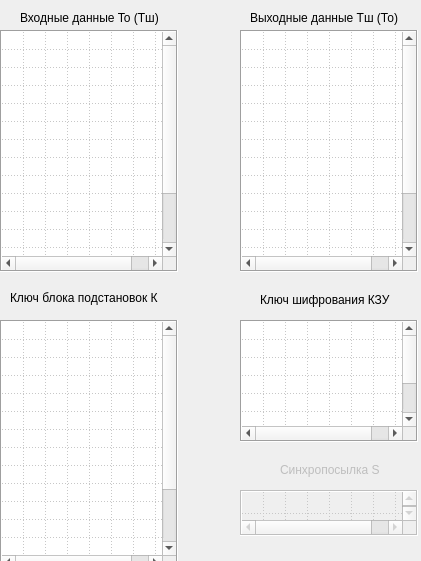
   <widget class="QWidget" name="page1_Input">
    <property name="geometry">
     <rect>
      <x>0</x>
      <y>0</y>
      <width>421</width>
      <height>561</height>
     </rect>
    </property>
    <attribute name="icon">
     <iconset resource="../resources.qrc">
      <normaloff>:/Images/Xor.PNG</normaloff>:/Images/Xor.PNG</iconset>
    </attribute>
    <attribute name="label">
     <string>Входные данные</string>
    </attribute>
    <widget class="QWidget" name="InputData" native="true">
     <property name="geometry">
      <rect>
       <x>0</x>
       <y>0</y>
       <width>441</width>
       <height>631</height>
      </rect>
     </property>
     <property name="contextMenuPolicy">
      <enum>Qt::CustomContextMenu</enum>
     </property>
     <widget class="QTableWidget" name="tableWidgetInputData">
      <property name="geometry">
       <rect>
        <x>0</x>
        <y>30</y>
        <width>178</width>
        <height>242</height>
       </rect>
      </property>
      <property name="sizeIncrement">
       <size>
        <width>4</width>
        <height>4</height>
       </size>
      </property>
      <property name="frameShape">
       <enum>QFrame::Box</enum>
      </property>
      <property name="editTriggers">
       <set>QAbstractItemView::NoEditTriggers</set>
      </property>
      <property name="gridStyle">
       <enum>Qt::DotLine</enum>
      </property>
      <property name="columnCount">
       <number>8</number>
      </property>
      <attribute name="horizontalHeaderVisible">
       <bool>false</bool>
      </attribute>
      <attribute name="horizontalHeaderDefaultSectionSize">
       <number>22</number>
      </attribute>
      <attribute name="horizontalHeaderMinimumSectionSize">
       <number>20</number>
      </attribute>
      <attribute name="verticalHeaderVisible">
       <bool>false</bool>
      </attribute>
      <attribute name="verticalHeaderDefaultSectionSize">
       <number>15</number>
      </attribute>
      <row>
       <property name="text">
        <string>1</string>
       </property>
      </row>
      <row>
       <property name="text">
        <string>2</string>
       </property>
      </row>
      <row>
       <property name="text">
        <string>3</string>
       </property>
      </row>
      <row>
       <property name="text">
        <string>4</string>
       </property>
      </row>
      <row>
       <property name="text">
        <string>5</string>
       </property>
      </row>
      <row>
       <property name="text">
        <string>6</string>
       </property>
      </row>
      <row>
       <property name="text">
        <string>7</string>
       </property>
      </row>
      <row>
       <property name="text">
        <string>8</string>
       </property>
      </row>
      <row>
       <property name="text">
        <string>9</string>
       </property>
      </row>
      <row>
       <property name="text">
        <string>10</string>
       </property>
      </row>
      <row>
       <property name="text">
        <string>11</string>
       </property>
      </row>
      <row>
       <property name="text">
        <string>12</string>
       </property>
      </row>
      <row>
       <property name="text">
        <string>13</string>
       </property>
      </row>
      <row>
       <property name="text">
        <string>14</string>
       </property>
      </row>
      <row>
       <property name="text">
        <string>15</string>
       </property>
      </row>
      <row>
       <property name="text">
        <string>16</string>
       </property>
      </row>
      <column>
       <property name="text">
        <string>1</string>
       </property>
      </column>
      <column>
       <property name="text">
        <string>2</string>
       </property>
      </column>
      <column>
       <property name="text">
        <string>3</string>
       </property>
      </column>
      <column>
       <property name="text">
        <string>4</string>
       </property>
      </column>
      <column>
       <property name="text">
        <string>5</string>
       </property>
      </column>
      <column>
       <property name="text">
        <string>6</string>
       </property>
      </column>
      <column>
       <property name="text">
        <string>7</string>
       </property>
      </column>
      <column>
       <property name="text">
        <string>8</string>
       </property>
      </column>
     </widget>
     <widget class="QLabel" name="labelInputData">
      <property name="geometry">
       <rect>
        <x>20</x>
        <y>10</y>
        <width>151</width>
        <height>16</height>
       </rect>
      </property>
      <property name="styleSheet">
       <string notr="true">font: 75 10pt &quot;MS Shell Dlg 2&quot;;</string>
      </property>
      <property name="text">
       <string>Входные данные To (Tш)</string>
      </property>
     </widget>
     <widget class="QTableWidget" name="tableWidgetKey">
      <property name="geometry">
       <rect>
        <x>240</x>
        <y>320</y>
        <width>178</width>
        <height>122</height>
       </rect>
      </property>
      <property name="sizePolicy">
       <sizepolicy hsizetype="Fixed" vsizetype="Fixed">
        <horstretch>0</horstretch>
        <verstretch>0</verstretch>
       </sizepolicy>
      </property>
      <property name="frameShape">
       <enum>QFrame::Box</enum>
      </property>
      <property name="editTriggers">
       <set>QAbstractItemView::NoEditTriggers</set>
      </property>
      <property name="gridStyle">
       <enum>Qt::DotLine</enum>
      </property>
      <property name="columnCount">
       <number>8</number>
      </property>
      <attribute name="horizontalHeaderVisible">
       <bool>false</bool>
      </attribute>
      <attribute name="horizontalHeaderDefaultSectionSize">
       <number>22</number>
      </attribute>
      <attribute name="horizontalHeaderMinimumSectionSize">
       <number>20</number>
      </attribute>
      <attribute name="verticalHeaderVisible">
       <bool>false</bool>
      </attribute>
      <attribute name="verticalHeaderDefaultSectionSize">
       <number>15</number>
      </attribute>
      <row>
       <property name="text">
        <string>1</string>
       </property>
      </row>
      <row>
       <property name="text">
        <string>2</string>
       </property>
      </row>
      <row>
       <property name="text">
        <string>3</string>
       </property>
      </row>
      <row>
       <property name="text">
        <string>4</string>
       </property>
      </row>
      <row>
       <property name="text">
        <string>5</string>
       </property>
      </row>
      <row>
       <property name="text">
        <string>6</string>
       </property>
      </row>
      <row>
       <property name="text">
        <string>7</string>
       </property>
      </row>
      <row>
       <property name="text">
        <string>8</string>
       </property>
      </row>
      <column>
       <property name="text">
        <string>1</string>
       </property>
      </column>
      <column>
       <property name="text">
        <string>2</string>
       </property>
      </column>
      <column>
       <property name="text">
        <string>3</string>
       </property>
      </column>
      <column>
       <property name="text">
        <string>4</string>
       </property>
      </column>
      <column>
       <property name="text">
        <string>5</string>
       </property>
      </column>
      <column>
       <property name="text">
        <string>6</string>
       </property>
      </column>
      <column>
       <property name="text">
        <string>7</string>
       </property>
      </column>
      <column>
       <property name="text">
        <string>8</string>
       </property>
      </column>
     </widget>
     <widget class="QLabel" name="labelKey">
      <property name="geometry">
       <rect>
        <x>260</x>
        <y>290</y>
        <width>151</width>
        <height>20</height>
       </rect>
      </property>
      <property name="styleSheet">
       <string notr="true">font: 75 10pt &quot;MS Shell Dlg 2&quot;;</string>
      </property>
      <property name="text">
       <string>Ключ шифрования КЗУ</string>
      </property>
     </widget>
     <widget class="QTableWidget" name="tableWidgetInTable">
      <property name="geometry">
       <rect>
        <x>0</x>
        <y>320</y>
        <width>178</width>
        <height>251</height>
       </rect>
      </property>
      <property name="frameShape">
       <enum>QFrame::Box</enum>
      </property>
      <property name="editTriggers">
       <set>QAbstractItemView::NoEditTriggers</set>
      </property>
      <property name="gridStyle">
       <enum>Qt::DotLine</enum>
      </property>
      <property name="columnCount">
       <number>8</number>
      </property>
      <attribute name="horizontalHeaderVisible">
       <bool>false</bool>
      </attribute>
      <attribute name="horizontalHeaderDefaultSectionSize">
       <number>22</number>
      </attribute>
      <attribute name="horizontalHeaderMinimumSectionSize">
       <number>20</number>
      </attribute>
      <attribute name="verticalHeaderVisible">
       <bool>false</bool>
      </attribute>
      <attribute name="verticalHeaderDefaultSectionSize">
       <number>15</number>
      </attribute>
      <row>
       <property name="text">
        <string>1</string>
       </property>
      </row>
      <row>
       <property name="text">
        <string>2</string>
       </property>
      </row>
      <row>
       <property name="text">
        <string>3</string>
       </property>
      </row>
      <row>
       <property name="text">
        <string>4</string>
       </property>
      </row>
      <row>
       <property name="text">
        <string>5</string>
       </property>
      </row>
      <row>
       <property name="text">
        <string>6</string>
       </property>
      </row>
      <row>
       <property name="text">
        <string>7</string>
       </property>
      </row>
      <row>
       <property name="text">
        <string>8</string>
       </property>
      </row>
      <row>
       <property name="text">
        <string>9</string>
       </property>
      </row>
      <row>
       <property name="text">
        <string>10</string>
       </property>
      </row>
      <row>
       <property name="text">
        <string>11</string>
       </property>
      </row>
      <row>
       <property name="text">
        <string>12</string>
       </property>
      </row>
      <row>
       <property name="text">
        <string>13</string>
       </property>
      </row>
      <row>
       <property name="text">
        <string>14</string>
       </property>
      </row>
      <row>
       <property name="text">
        <string>15</string>
       </property>
      </row>
      <row>
       <property name="text">
        <string>16</string>
       </property>
      </row>
      <column>
       <property name="text">
        <string>1</string>
       </property>
      </column>
      <column>
       <property name="text">
        <string>2</string>
       </property>
      </column>
      <column>
       <property name="text">
        <string>3</string>
       </property>
      </column>
      <column>
       <property name="text">
        <string>4</string>
       </property>
      </column>
      <column>
       <property name="text">
        <string>5</string>
       </property>
      </column>
      <column>
       <property name="text">
        <string>6</string>
       </property>
      </column>
      <column>
       <property name="text">
        <string>7</string>
       </property>
      </column>
      <column>
       <property name="text">
        <string>8</string>
       </property>
      </column>
     </widget>
     <widget class="QLabel" name="labelTable">
      <property name="geometry">
       <rect>
        <x>10</x>
        <y>290</y>
        <width>151</width>
        <height>16</height>
       </rect>
      </property>
      <property name="styleSheet">
       <string notr="true">font: 75 10pt &quot;MS Shell Dlg 2&quot;;</string>
      </property>
      <property name="text">
       <string>Ключ блока подстановок К</string>
      </property>
     </widget>
     <widget class="QTableWidget" name="tableWidgetS">
      <property name="enabled">
       <bool>false</bool>
      </property>
      <property name="geometry">
       <rect>
        <x>240</x>
        <y>490</y>
        <width>178</width>
        <height>46</height>
       </rect>
      </property>
      <property name="frameShape">
       <enum>QFrame::Box</enum>
      </property>
      <property name="editTriggers">
       <set>QAbstractItemView::NoEditTriggers</set>
      </property>
      <property name="gridStyle">
       <enum>Qt::DotLine</enum>
      </property>
      <property name="rowCount">
       <number>2</number>
      </property>
      <property name="columnCount">
       <number>8</number>
      </property>
      <attribute name="horizontalHeaderVisible">
       <bool>false</bool>
      </attribute>
      <attribute name="horizontalHeaderDefaultSectionSize">
       <number>22</number>
      </attribute>
      <attribute name="horizontalHeaderMinimumSectionSize">
       <number>22</number>
      </attribute>
      <attribute name="verticalHeaderVisible">
       <bool>false</bool>
      </attribute>
      <attribute name="verticalHeaderDefaultSectionSize">
       <number>22</number>
      </attribute>
      <attribute name="verticalHeaderMinimumSectionSize">
       <number>22</number>
      </attribute>
      <row/>
      <row/>
      <column/>
      <column/>
      <column/>
      <column/>
      <column/>
      <column/>
      <column/>
      <column/>
     </widget>
     <widget class="QLabel" name="labelS">
      <property name="enabled">
       <bool>false</bool>
      </property>
      <property name="geometry">
       <rect>
        <x>280</x>
        <y>460</y>
        <width>111</width>
        <height>20</height>
       </rect>
      </property>
      <property name="styleSheet">
       <string notr="true">font: 75 10pt &quot;MS Shell Dlg 2&quot;;</string>
      </property>
      <property name="text">
       <string>Синхропосылка S</string>
      </property>
     </widget>
     <widget class="QTableWidget" name="tableWidgetOutputData">
      <property name="geometry">
       <rect>
        <x>240</x>
        <y>30</y>
        <width>178</width>
        <height>242</height>
       </rect>
      </property>
      <property name="frameShape">
       <enum>QFrame::Box</enum>
      </property>
      <property name="editTriggers">
       <set>QAbstractItemView::NoEditTriggers</set>
      </property>
      <property name="gridStyle">
       <enum>Qt::DotLine</enum>
      </property>
      <property name="columnCount">
       <number>8</number>
      </property>
      <attribute name="horizontalHeaderVisible">
       <bool>false</bool>
      </attribute>
      <attribute name="horizontalHeaderDefaultSectionSize">
       <number>22</number>
      </attribute>
      <attribute name="horizontalHeaderMinimumSectionSize">
       <number>20</number>
      </attribute>
      <attribute name="verticalHeaderVisible">
       <bool>false</bool>
      </attribute>
      <attribute name="verticalHeaderDefaultSectionSize">
       <number>15</number>
      </attribute>
      <row>
       <property name="text">
        <string>1</string>
       </property>
      </row>
      <row>
       <property name="text">
        <string>2</string>
       </property>
      </row>
      <row>
       <property name="text">
        <string>3</string>
       </property>
      </row>
      <row>
       <property name="text">
        <string>4</string>
       </property>
      </row>
      <row>
       <property name="text">
        <string>5</string>
       </property>
      </row>
      <row>
       <property name="text">
        <string>6</string>
       </property>
      </row>
      <row>
       <property name="text">
        <string>7</string>
       </property>
      </row>
      <row>
       <property name="text">
        <string>8</string>
       </property>
      </row>
      <row>
       <property name="text">
        <string>9</string>
       </property>
      </row>
      <row>
       <property name="text">
        <string>10</string>
       </property>
      </row>
      <row>
       <property name="text">
        <string>11</string>
       </property>
      </row>
      <row>
       <property name="text">
        <string>12</string>
       </property>
      </row>
      <row>
       <property name="text">
        <string>13</string>
       </property>
      </row>
      <row>
       <property name="text">
        <string>14</string>
       </property>
      </row>
      <row>
       <property name="text">
        <string>15</string>
       </property>
      </row>
      <row>
       <property name="text">
        <string>16</string>
       </property>
      </row>
      <column>
       <property name="text">
        <string>1</string>
       </property>
      </column>
      <column>
       <property name="text">
        <string>2</string>
       </property>
      </column>
      <column>
       <property name="text">
        <string>3</string>
       </property>
      </column>
      <column>
       <property name="text">
        <string>4</string>
       </property>
      </column>
      <column>
       <property name="text">
        <string>5</string>
       </property>
      </column>
      <column>
       <property name="text">
        <string>6</string>
       </property>
      </column>
      <column>
       <property name="text">
        <string>7</string>
       </property>
      </column>
      <column>
       <property name="text">
        <string>8</string>
       </property>
      </column>
     </widget>
     <widget class="QLabel" name="labelOutputData">
      <property name="geometry">
       <rect>
        <x>250</x>
        <y>10</y>
        <width>161</width>
        <height>16</height>
       </rect>
      </property>
      <property name="styleSheet">
       <string notr="true">font: 75 10pt &quot;MS Shell Dlg 2&quot;;</string>
      </property>
      <property name="text">
       <string>Выходные данные Тш (То)</string>
      </property>
     </widget>
    </widget>
   </widget>
